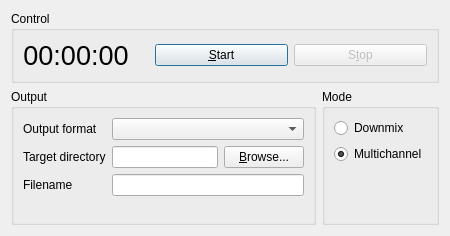
<?xml version="1.0" encoding="UTF-8"?>
<ui version="4.0">
 <class>VoiceRecorderDialog</class>
 <widget class="QDialog" name="VoiceRecorderDialog">
  <property name="geometry">
   <rect>
    <x>0</x>
    <y>0</y>
    <width>450</width>
    <height>236</height>
   </rect>
  </property>
  <property name="windowTitle">
   <string>Recorder</string>
  </property>
  <property name="windowIcon">
   <iconset resource="mumble_tango.qrc">
    <normaloff>:/actions/media-record.svg</normaloff>:/actions/media-record.svg</iconset>
  </property>
  <layout class="QGridLayout" name="gridLayout_2">
   <item row="0" column="0" colspan="2">
    <widget class="QGroupBox" name="qgbControl">
     <property name="title">
      <string>Control</string>
     </property>
     <layout class="QHBoxLayout" name="horizontalLayout_2">
      <item>
       <widget class="QLabel" name="qlTime">
        <property name="font">
         <font>
          <pointsize>20</pointsize>
          <weight>50</weight>
          <bold>false</bold>
          <underline>false</underline>
         </font>
        </property>
        <property name="text">
         <string>00:00:00</string>
        </property>
        <property name="alignment">
         <set>Qt::AlignCenter</set>
        </property>
       </widget>
      </item>
      <item>
       <spacer name="horizontalSpacer">
        <property name="orientation">
         <enum>Qt::Horizontal</enum>
        </property>
        <property name="sizeType">
         <enum>QSizePolicy::Minimum</enum>
        </property>
        <property name="sizeHint" stdset="0">
         <size>
          <width>20</width>
          <height>20</height>
         </size>
        </property>
       </spacer>
      </item>
      <item>
       <widget class="QPushButton" name="qpbStart">
        <property name="sizePolicy">
         <sizepolicy hsizetype="Expanding" vsizetype="Fixed">
          <horstretch>0</horstretch>
          <verstretch>0</verstretch>
         </sizepolicy>
        </property>
        <property name="text">
         <string>&amp;Start</string>
        </property>
       </widget>
      </item>
      <item>
       <widget class="QPushButton" name="qpbStop">
        <property name="enabled">
         <bool>false</bool>
        </property>
        <property name="sizePolicy">
         <sizepolicy hsizetype="Expanding" vsizetype="Fixed">
          <horstretch>0</horstretch>
          <verstretch>0</verstretch>
         </sizepolicy>
        </property>
        <property name="text">
         <string>S&amp;top</string>
        </property>
       </widget>
      </item>
     </layout>
    </widget>
   </item>
   <item row="1" column="1">
    <widget class="QGroupBox" name="qgbMode">
     <property name="title">
      <string>Mode</string>
     </property>
     <layout class="QVBoxLayout" name="verticalLayout">
      <item>
       <widget class="QRadioButton" name="qrbDownmix">
        <property name="enabled">
         <bool>true</bool>
        </property>
        <property name="text">
         <string>Downmix</string>
        </property>
        <property name="checkable">
         <bool>true</bool>
        </property>
        <property name="checked">
         <bool>false</bool>
        </property>
       </widget>
      </item>
      <item>
       <widget class="QRadioButton" name="qrbMultichannel">
        <property name="text">
         <string>Multichannel</string>
        </property>
        <property name="checked">
         <bool>true</bool>
        </property>
       </widget>
      </item>
      <item>
       <spacer name="verticalSpacer">
        <property name="orientation">
         <enum>Qt::Vertical</enum>
        </property>
        <property name="sizeHint" stdset="0">
         <size>
          <width>20</width>
          <height>40</height>
         </size>
        </property>
       </spacer>
      </item>
     </layout>
    </widget>
   </item>
   <item row="1" column="0">
    <widget class="QGroupBox" name="qgbOutput">
     <property name="title">
      <string>Output</string>
     </property>
     <layout class="QFormLayout" name="formLayout">
      <item row="0" column="0">
       <widget class="QLabel" name="qlOutputFormat">
        <property name="text">
         <string>Output format</string>
        </property>
       </widget>
      </item>
      <item row="0" column="1">
       <widget class="QComboBox" name="qcbFormat"/>
      </item>
      <item row="2" column="0">
       <widget class="QLabel" name="qlTargetDirectory">
        <property name="text">
         <string>Target directory</string>
        </property>
       </widget>
      </item>
      <item row="4" column="0">
       <widget class="QLabel" name="qlFilename">
        <property name="text">
         <string>Filename</string>
        </property>
       </widget>
      </item>
      <item row="2" column="1">
       <layout class="QHBoxLayout" name="qhblTargetDirectory">
        <item>
         <widget class="QLineEdit" name="qleTargetDirectory"/>
        </item>
        <item>
         <widget class="QPushButton" name="qpbTargetDirectoryBrowse">
          <property name="text">
           <string>&amp;Browse...</string>
          </property>
         </widget>
        </item>
       </layout>
      </item>
      <item row="4" column="1">
       <widget class="QLineEdit" name="qleFilename"/>
      </item>
     </layout>
    </widget>
   </item>
  </layout>
 </widget>
 <resources>
  <include location="mumble_tango.qrc"/>
 </resources>
 <connections/>
</ui>
